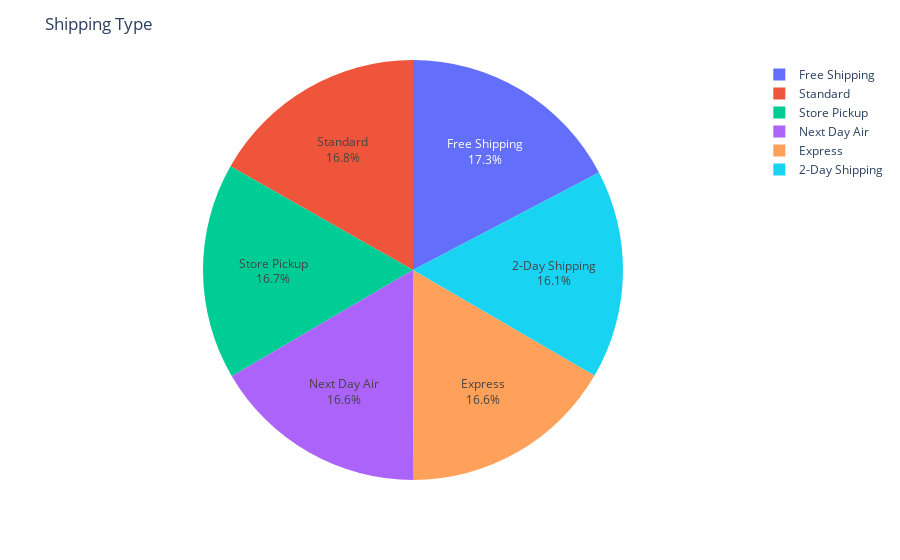

Notebook code for this chart:
### Code cell
fig = px.pie(df, names='Shipping Type')
fig.update_traces(textposition='inside', textinfo='percent+label')
fig.update_layout(
    title="Shipping Type"
)
fig.show()

### Figure 1 — Plotly figure (JSON) as saved in the notebook; plotly's stock layout.template omitted (floating-point values rounded to 4 significant figures; data arrays with more than 128 entries replaced by an {"elided": "..."} marker saying what was removed)
{"data": [{"domain": {"x": [0, 1], "y": [0, 1]}, "hovertemplate": "Shipping Type=%{label}<extra></extra>", "labels": {"elided": "3900 str values"}, "legendgroup": "", "name": "", "showlegend": true, "textinfo": "percent+label", "textposition": "inside", "type": "pie"}], "layout": {"legend": {"tracegroupgap": 0}, "margin": {"t": 60}, "title": {"text": "Shipping Type"}}}
